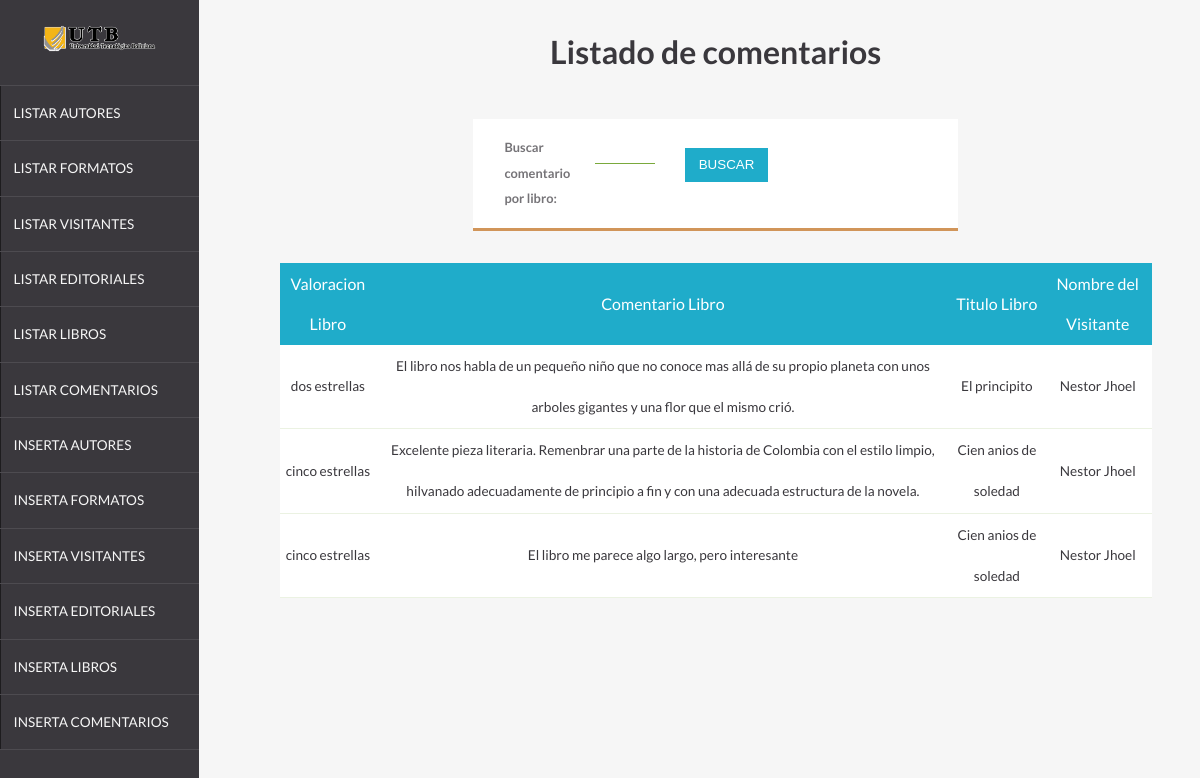
Screenshot of /listarComenValo.php with the database file from the repository.
### tables this page shows
CREATE TABLE `comentariosvaloraciones` (
  `idComentarioValoracion` int(11) NOT NULL,
  `idVisitante` int(11) DEFAULT NULL,
  `idLibro` int(11) DEFAULT NULL,
  `valoracion` varchar(20) DEFAULT NULL,
  `comentario` varchar(250) DEFAULT NULL
);

CREATE TABLE `libros` (
  `idLibro` int(11) NOT NULL,
  `titulo` varchar(100) NOT NULL,
  `cantidadPaginas` int(11) NOT NULL,
  `fechaPublicacion` date NOT NULL,
  `descripcion` varchar(150) DEFAULT NULL,
  `genero` varchar(50) DEFAULT NULL,
  `idioma` varchar(40) NOT NULL,
  `isbn` varchar(50) DEFAULT NULL,
  `idFormato` int(11) DEFAULT NULL
);

CREATE TABLE `visitantes` (
  `idVisitantes` int(11) NOT NULL,
  `nombres` varchar(35) NOT NULL,
  `apellidos` varchar(35) NOT NULL,
  `ci` varchar(15) NOT NULL,
  `direccion` varchar(150) NOT NULL,
  `telefono` varchar(15) NOT NULL,
  `email` varchar(100) NOT NULL,
  `genero` char(1) DEFAULT NULL
);

### buscarComenValo.php (the view, shortened to what this page needs)
<?php
    include 'conexion.php';
    if(isset($_POST['enviar'])){
        $nombre = $_POST['nom-libro'];
        $consulta="select cv.valoracion, cv.comentario, l.titulo, v.nombres from ComentariosValoraciones cv inner join libros l on cv.idLibro = l.idLibro inner join visitantes v on cv.idVisitante = v.idVisitantes where l.titulo like'%$nombre%' order by cv.idComentarioValoracion desc";
    }else{
        $consulta="select cv.valoracion, cv.comentario, l.titulo, v.nombres from ComentariosValoraciones cv inner join libros l on cv.idLibro = l.idLibro inner join visitantes v on cv.idVisitante = v.idVisitantes order by cv.idComentarioValoracion desc";
    }
    $resultado=mysqli_query($conexion,$consulta) or die("Algo ha salido mal en la consulta");
    echo"<table class='listado'>";
    echo"<tr>";
    echo"<th>Valoracion Libro</th>";
    echo"<th>Comentario Libro</th>";
    echo"<th>Titulo Libro</th>";
    echo"<th>Nombre del Visitante</th>";
    echo"</tr>";
    while($columna=mysqli_fetch_array($resultado)){
        echo"<tr>";
        echo"<td>".$columna['valoracion']."</td><td>".$columna['comentario']."</td><td>".$columna['titulo']."</td><td>".$columna['nombres']."</td>";
        echo"</tr>";
    }
    echo"</table>";
?>

### listarComenValo.php (shortened to what this page needs)
<!DOCTYPE html>
<html lang="es">
  <head>
    <link rel="stylesheet" href="css/estilos.css"/>
  </head>
  <body>
    <div class="main-container">
      <aside class="main-aside"><a href="https://utb.edu.bo/"><img src="img/logoutb.png" class="logo"/></a>
        <ul class="menu ed-menu">
          <li class="menu__item"><a href="listarAutores.php" class="menu__link icon-compras">Listar autores</a></li>
          <li class="menu__item"><a href="listarFormatos.php" class="menu__link icon-ventas">Listar formatos</a></li>
          <li class="menu__item"><a href="listarVisitantes.php" class="menu__link icon-ventas">Listar visitantes</a></li>
          <li class="menu__item"><a href="listarEditoriales.php" class="menu__link icon-ventas">Listar editoriales</a></li>
          <li class="menu__item"><a href="listarLibros.php" class="menu__link icon-ventas">Listar libros</a></li>
          <li class="menu__item"><a href="listarComenValo.php" class="menu__link icon-ventas">Listar Comentarios</a></li>
          <li class="menu__item"><a href="insertaautor.php" class="menu__link icon-lista-productos">Inserta autores</a></li>
          <li class="menu__item"><a href="insertaformatos.php" class="menu__link icon-lista-productos">Inserta formatos</a></li>
          <li class="menu__item"><a href="insertavisitante.php" class="menu__link icon-lista-productos">Inserta visitantes</a></li>
          <li class="menu__item"><a href="insertaeditorial.php" class="menu__link icon-lista-productos">Inserta editoriales</a></li>
          <li class="menu__item"><a href="insertalibros.php" class="menu__link icon-lista-productos">Inserta libros</a></li>
          <li class="menu__item"><a href="insertaComenValo.php" class="menu__link icon-lista-productos">Inserta comentarios</a></li>
        </ul>
      </aside>
      <main class="main-content">
        <h1> Listado de comentarios</h1>
        <form action="<?php echo $_SERVER['PHP_SELF']; ?>" method="post">
            <div class="ed-container">
                <div class="ed-item web-20">
                    <label for="registros">Buscar comentario por libro:</label>
                </div>
                <div class="ed-item web-20">
                    <input type="text" name="nom-libro" id="nom-libro">
                </div>
                <div class="ed-item web-15">
                    <input type="submit" name='enviar' value="Buscar"/>
                </div>
            </div>
        </form>
            <?php
                include 'buscarComenValo.php';
            ?>
      </main>
    </div>
  </body>
</html>

### css/estilos.css (style rules this page uses)
*,*:before,*:after { box-sizing:border-box }
body { margin:0;font-family:sans-serif }
img { max-width:100%;height:auto }
a { text-decoration:none }
.grupo,.ed-container { display:-webkit-flex;display:-ms-flexbox;display:flex;-webkit-flex-wrap:wrap;-ms-flex-wrap:wrap;flex-wrap:wrap;max-width:1200px;margin-left:auto;margin-right:auto;width:100% }
.caja,.ed-item { margin:0;padding-left:15px;padding-right:15px;width:100% }
@media all and (min-width: 1024px) { .web-15,.caja.web-15,.ed-item.web-15 { width:15% } }
@media all and (min-width: 1024px) { .web-20,.caja.web-20,.ed-item.web-20 { width:20% } }
[class^="icon-"]:before,[class*=" icon-"]:before { position:relative;top:.15em;display:inline-block }
.ed-menu,.ed-menu ul { margin-top:0;margin-bottom:0;padding-left:0;list-style:none }
.ed-menu li { position:relative }
.ed-menu a { display:block;width:100%;line-height:3em;padding:0 1em }
[class^="icon-"]:before,[class*=" icon-"]:before { font-family:"ed-grid",sans-serif !important;font-style:normal !important;font-weight:normal !important;font-variant:normal !important;text-transform:none !important;speak:none;line-height:1;-webkit-font-smoothing:antialiased }
.logo { max-height:1.8em;margin:.5em auto;display:block }
form { margin-top:3em; width:50%; margin-left:auto; margin-right:auto; background:#fff; padding:1em; border-bottom:3px solid #D19559 }
[type="text"],[type="number"],[type="password"],[type="date"],select,label { width:100%;line-height:2;font-size:.8em;padding-left:1em;color:rgba(58,56,61,0.7) }
label { padding-left:0;font-weight:bold }
[type="text"],[type="number"],[type="password"],[type="date"] { border:none;border-bottom:1px solid #7AA93C }
[type="submit"] { background:#1FACCA;border:none;line-height:2.5;color:#fff;text-transform:uppercase;padding:0 1em;margin-top:1em;cursor:pointer }
body { background:#F6F6F6;display:-webkit-flex;display:-ms-flexbox;display:flex;-webkit-flex-direction:column;-ms-flex-direction:column;flex-direction:column;min-height:100vh;color:#3A383D;font-family:'Lato', sans-serif }
h1 { text-align:center;margin-top:1em }
.main-container { display:-webkit-flex;display:-ms-flexbox;display:flex;position:relative;min-height:100vh }
.main-aside { background:#3A383D;width:300px }
.main-aside .logo { margin-top:1.5em;margin-bottom:2em }
.menu { border-top:1px solid rgba(246,246,246,0.1) }
.menu__link { color:#F6F6F6;text-transform:uppercase;font-size:.85em;border-bottom:1px solid rgba(246,246,246,0.1);line-height:4 !important;display:block;box-shadow:1px 0 0 rgba(0,0,0,0.5) inset;transition:all .4s }
.menu__link:before { margin-right:.8em }
.main-content { padding-left:2em;-webkit-flex:auto;-ms-flex:auto;flex:auto }
.listado { background:#fff;width:90%;margin-left:auto;margin-right:auto;border-collapse:collapse;margin-top:2em }
.listado th { background:#1FACCA;line-height:2.5;color:#fff;font-weight:normal }
.listado td { border-bottom:1px solid rgba(122,169,60,0.15) }
.listado td { line-height:3;font-size:.85em;text-align:center }

### rows the page displays
comentariosvaloraciones: valoracion "dos estrellas", comentario "El libro nos habla de un pequeño niño que no conoce mas allá de su propio planeta con unos arboles gigantes y una flor que el mismo crió.", idLibro.titulo "El principito", idVisitante.nombres "Nestor Jhoel"
comentariosvaloraciones: valoracion "cinco estrellas", comentario "Excelente pieza literaria. Remenbrar una parte de la historia de Colombia con el estilo limpio, hilvanado adecuadamente de principio a fin y con una adecuada estructura de la novela.", idLibro.titulo "Cien anios de soledad", idVisitante.nombres "Nestor Jhoel"
comentariosvaloraciones: valoracion "cinco estrellas", comentario "El libro me parece algo largo, pero interesante", idLibro.titulo "Cien anios de soledad", idVisitante.nombres "Nestor Jhoel"
